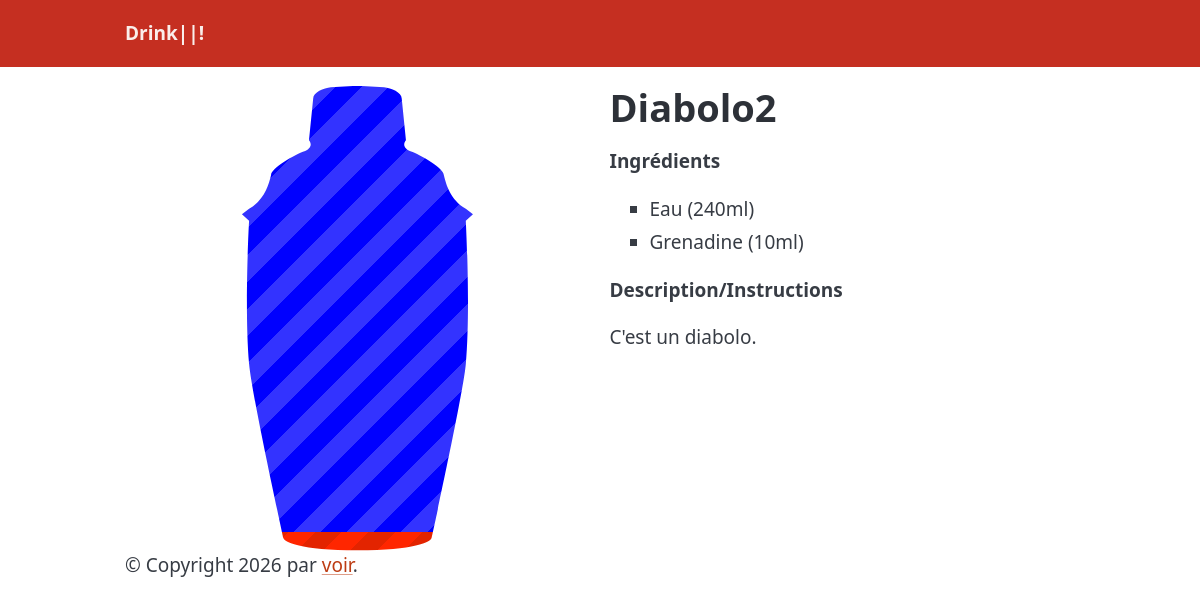
Before: /recette/2 with the older database file.
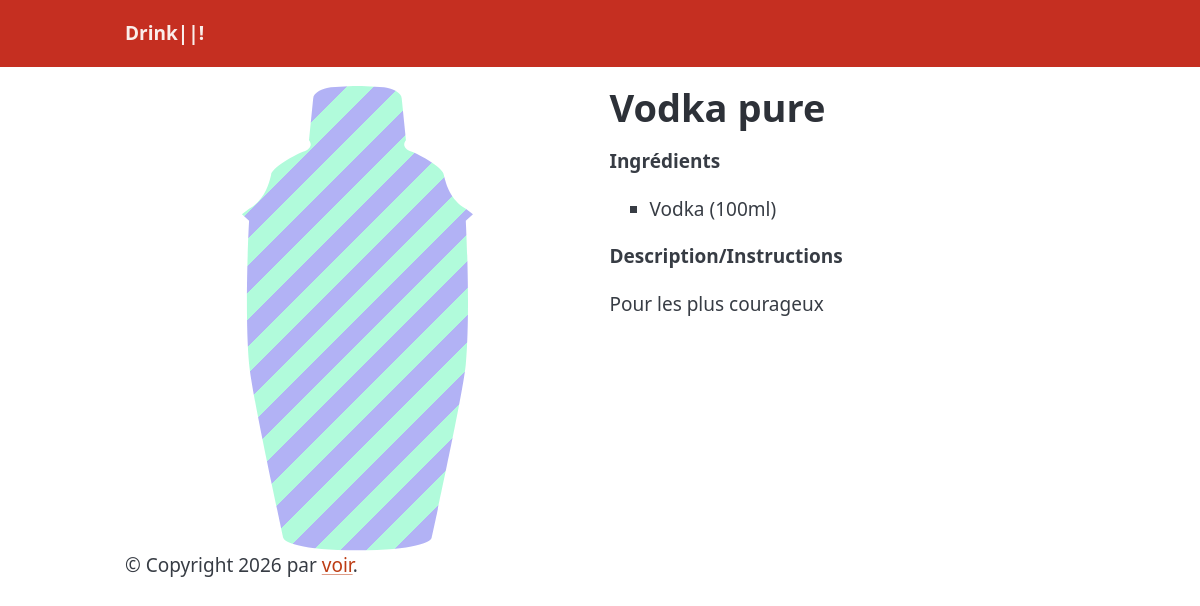
After: the same page with the newer database file.
### tables this page shows
CREATE TABLE recettes_ingredient (
            recette_id INTEGER NOT NULL,
            ingredient_id INTEGER NOT NULL,
            dosage INTEGER NOT NULL,
            PRIMARY KEY (recette_id, ingredient_id),
            FOREIGN KEY (recette_id) REFERENCES recettes(id),
            FOREIGN KEY (ingredient_id) REFERENCES ingredients(id)
        );

CREATE TABLE ingredients (
            id INTEGER PRIMARY KEY AUTOINCREMENT,
            nom TEXT NOT NULL,
            couleur1 TEXT NOT NULL,
            couleur2 TEXT NOT NULL,
            ALCOOL REAL NOT NULL
        );

CREATE TABLE recettes (
            id INTEGER PRIMARY KEY AUTOINCREMENT,
            nom TEXT NOT NULL,
            description TEXT,
            alcool BOOLEAN,
            recette_original_id INT,
            nb_personne INT
        );

### main.py (the view)
@app.route("/recette/<id>", methods=["GET"])
def recette_by_id(id: int):
    recette = recuperer_recettes(id)[0]
    ingredients = recuperer_ingredients_recettes(id)
    return render_template("preview.html", recette=recette, ingredients=ingredients)

### src/bdd.py (called while the page is built)
def db_connection():
    connect=sqlite3.connect("recette.db")
    connect.row_factory=sqlite3.Row #pour fonctionnement comme dictionnaire
    return connect

def recuperer_ingredients_recettes(recette_id: int):
    connect=db_connection()
    cursor=connect.cursor()
    ingredients = cursor.execute(
        "SELECT nom, dosage, couleur1, couleur2, ALCOOL FROM recettes_ingredient JOIN ingredients ON ingredients.id == ingredient_id WHERE recette_id = ?", (recette_id,)
    )
    ingredients = ingredients.fetchall()
    connect.close()
    return [dict(i) for i in ingredients]

def recuperer_recettes(recette_id: int):
    connect=db_connection()
    cursor=connect.cursor()
    recettes = cursor.execute(
        "SELECT id, nom, description FROM recettes WHERE id = ?", (recette_id, )
    )
    recettes = recettes.fetchall()
    connect.close()
    return recettes

### templates/preview.html (shortened to what this page needs)
{% extends 'base.html' %}
{% block content %}
<div class="grid">
    <div class="recette-preview">
        <div class="shaker">
            {% for ingredient in ingredients %}
            <div class="ingredient" style="--amount: {{ ingredient['dosage'] }};
            --color1: {{ ingredient['couleur1'] }};
            --color2: {{ ingredient['couleur2'] }};"
                 title="{{ ingredient['nom'] }}">
        </div>
        {% endfor %}
    </div>
</div>
    <div>
        <h1>{{ recette['nom'] }}</h1>
        <p><strong>Ingrédients</strong></p>
        <ul>
        {% for ingredient in ingredients %}
            <li>{{ ingredient['nom'] }} ({{ingredient['dosage'] }}ml)</li>
        {% endfor %}
        </ul>
        <p><strong>Description/Instructions</strong></p>
        <p style="white-space: pre-line">{{ recette['description'] }}</p>
    </div>
</div>
{% endblock %}

### templates/base.html (shortened to what this page needs)
<!DOCTYPE html>
<html lang="fr">
<head>
  {% block head %}
  <link rel="stylesheet" href="/static/css/pico.orange.min.css" />
  <link rel="stylesheet" href="/static/css/pico.colors.min.css" />
  {% endblock %}
</head>
<body>
{% include 'topbar.html' %}
<main class="container">
<div id="content">{% block content %}{% endblock %}</div>
<div id="footer">
  {% block footer %}
  &copy; Copyright 2026 par <a href="https://youtu.be/dQw4w9WgXcQ">voir</a>.
  {% endblock %}
</div>
</main>
</body>
</html>

### templates/topbar.html (shortened to what this page needs)
<div class="pico-background-red-550">
<nav class="container">
  <ul>
    <li title="Drink Or Not" class="pico-color-red-50"><a href="/" class="pico-color-red-50"><strong>Drink||!</strong></a></li>
  </ul>
</nav>
</div>

### templates/preview.html (style rules this page uses)
.recette-preview { width: 100%; flex-shrink: 0; justify-content: center; display: flex; align-items: center; }
.shaker { display: flex; flex-direction: column; width: 50%; clip-path: url(#shaker); aspect-ratio: 1/2; }
.ingredient { flex: var(--amount); bottom: 0; left: 0; right: 0; transition: height .6s cubic-bezier(.4,0,.2,1); background-size: 200% 200%; animation: barberpole 20s linear infinite; background-image: repeating-linear-gradient( -45deg, var(--color1), var(--color1) 1rem, var(--color2) 1rem, var(--color2) 2rem ); }

Changed rows visible on the page:
removed recettes_ingredient: nom "Eau", dosage "240"
changed recettes_ingredient: nom "Grenadine" → "Vodka"; dosage "10" → "100"
changed recettes: nom "Diabolo2" → "Vodka pure"; description "C'est un diabolo." → "Pour les plus courageux"
